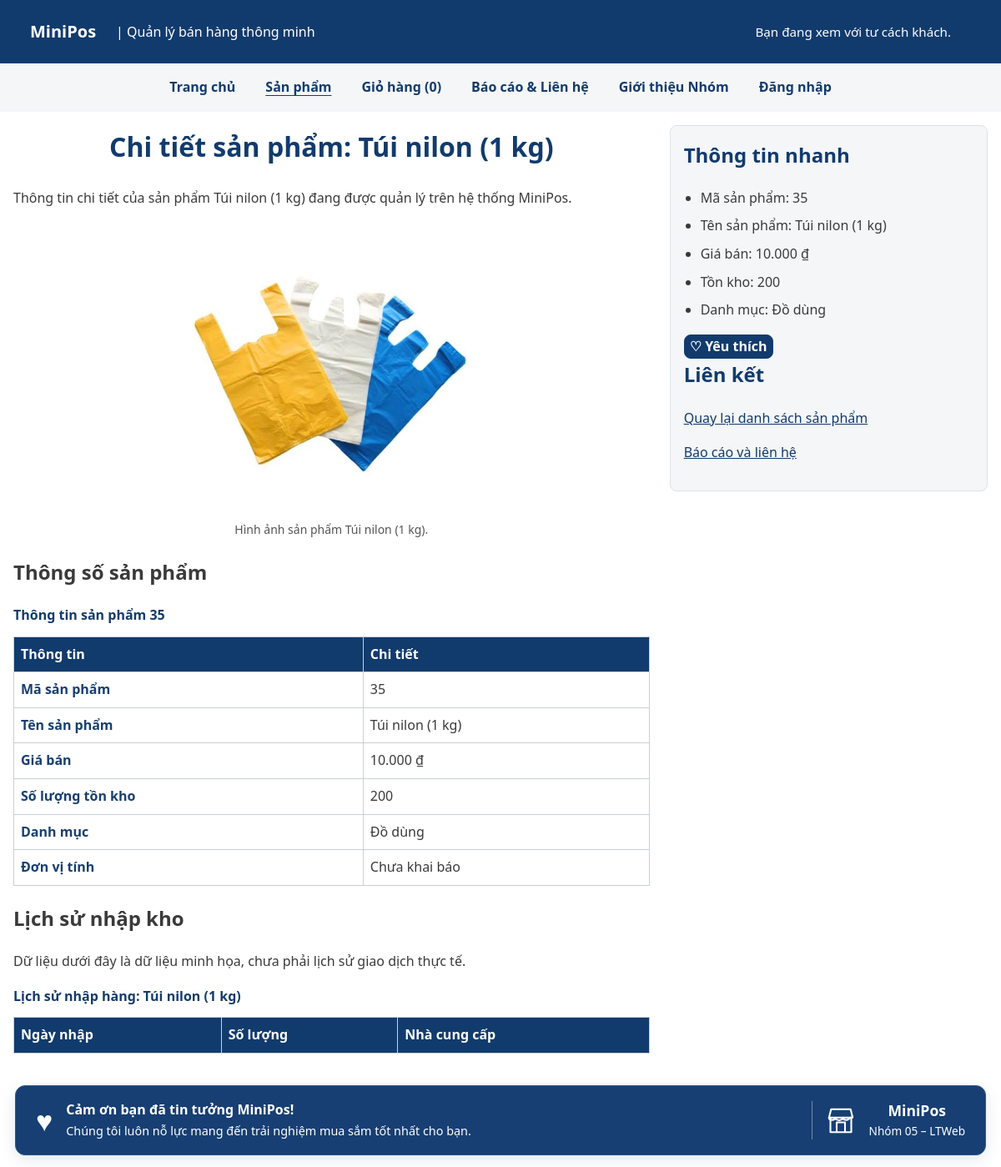
Screenshot of /chi-tiet.php?id=35 with the database file from the repository.
### tables this page shows
CREATE TABLE san_pham (
    id          INT UNSIGNED AUTO_INCREMENT PRIMARY KEY,
    danh_muc_id INT UNSIGNED NOT NULL,
    ten         VARCHAR(200) NOT NULL,
    gia         INT UNSIGNED NOT NULL CHECK (gia >= 1000),       
    ton_kho     INT UNSIGNED NOT NULL DEFAULT 0,
    anh         VARCHAR(255) NULL,                               
    mo_ta       TEXT NULL,
    ngay_tao    DATETIME NOT NULL DEFAULT CURRENT_TIMESTAMP,
    CONSTRAINT fk_san_pham_danh_muc
        FOREIGN KEY (danh_muc_id) REFERENCES danh_muc(id)
);

CREATE TABLE danh_muc (
    id   INT UNSIGNED AUTO_INCREMENT PRIMARY KEY,
    ten  VARCHAR(100) NOT NULL,
    slug VARCHAR(100) NOT NULL,
    UNIQUE KEY uq_danh_muc_slug (slug)
);

### inc/db.php (called while the page is built, shortened)
<?php
function db(): PDO
{
    static $pdo = null;
    if ($pdo === null) {
        $host = getenv('DB_HOST') ?: '127.0.0.1';
        $port = getenv('DB_PORT') ?: '3306';
        $ten  = getenv('DB_NAME') ?: 'ltweb_nhom05';
        $user = getenv('DB_USER') ?: 'root';
        $pass = getenv('DB_PASS') !== false
            ? (string) getenv('DB_PASS')
            : '';
        $pdo = new PDO(
            "mysql:host=$host;port=$port;dbname=$ten;charset=utf8mb4",
            $user,
            $pass,
            [
                PDO::ATTR_ERRMODE            => PDO::ERRMODE_EXCEPTION,
                PDO::ATTR_DEFAULT_FETCH_MODE => PDO::FETCH_ASSOC,
                PDO::ATTR_EMULATE_PREPARES   => false,
            ]
        );
    }
    return $pdo;
}

### src/Data/KhoSanPham.php (called while the page is built, shortened)
<?php
final class KhoSanPham
{
    public function timTheoId(int|string $id): ?SanPham
    {
        $so = $this->laySoNguyenDuong($id);
        $st = $this->db->prepare(self::SELECT . ' WHERE sp.id = ?');
        $st->execute([$so]);
        $dong = $st->fetch();
        return $dong ? SanPham::tuMang($dong) : null;
    }
    private function laySoNguyenDuong(int|string $id): ?int
    {
        $so = filter_var($id, FILTER_VALIDATE_INT, ['options' => ['min_range' => 1]]);
        return $so === false ? null : $so;
    }
}

### src/Models/SanPham.php (called while the page is built, shortened)
<?php
final class SanPham implements JsonSerializable
{
    public static function tuMang(array $d): self
    {
        return new self(
            (int) $d['id'],
            (string) $d['ten'],
            (int) $d['gia'],
            (string) ($d['danh_muc_ten'] ?? ''),
            (int) $d['ton_kho'],
            (string) ($d['anh'] ?? ''),
            (int) ($d['danh_muc_id'] ?? 0),
            (string) ($d['mo_ta'] ?? ''),
            (string) ($d['ngay_tao'] ?? '')
        );
    }
    public function getId(): int
    {
        return $this->id;
    }
    public function getTen(): string
    {
        return $this->ten;
    }
    public function getGia(): int
    {
        return $this->gia;
    }
    public function getDanhMuc(): string
    {
        return $this->danhMuc;
    }
    public function getTonKho(): int
    {
        return $this->tonKho;
    }
    public function getAnh(): string
    {
        return $this->anh;
    }
}

### inc/ham.php (called while the page is built, shortened)
<?php
function e(string|int|float|null $giaTri): string
{
    return htmlspecialchars(
        (string) $giaTri,
        ENT_QUOTES | ENT_SUBSTITUTE,
        'UTF-8'
    );
}
function vnd(int|float $soTien): string
{
    return number_format((float) $soTien, 0, ',', '.') . ' ₫';
}

### chi-tiet.php (the view, shortened to what this page needs)
<?php
$maSanPham = isset($_GET['id']) && is_string($_GET['id'])
    ? trim($_GET['id'])
    : '';
$khoSanPham = new \App\Data\KhoSanPham(db());
$sanPham = $maSanPham !== ''
    ? $khoSanPham->timTheoId($maSanPham)
    : null;
require __DIR__ . '/inc/header.php';
?>
<main class="bao">
    <?php if ($sanPham === null): ?>
        <section>
            <h1>Không tìm thấy sản phẩm</h1>
            <p>Mã sản phẩm không tồn tại hoặc đã bị thay đổi.</p>
            <p>
                <a href="danh-sach.php">Quay lại danh sách sản phẩm</a>
            </p>
        </section>
    <?php else: ?>
        <div class="bo-cuc-chi-tiet">
            <article class="noi-dung-chi-tiet" id="chi-tiet-san-pham">
                <h1>
                    Chi tiết sản phẩm: <?= e($sanPham->getTen()) ?>
                </h1>
                <p>
                    Thông tin chi tiết của sản phẩm
                    <?= e($sanPham->getTen()) ?> đang được quản lý
                    trên hệ thống MiniPos.
                </p>
                <figure>
                    <img
                        id="anh-san-pham"
                        src="<?= e($sanPham->getAnh()) ?>"
                        alt="Hình ảnh <?= e($sanPham->getTen()) ?>"
                        width="350"
                        height="400">
                    <figcaption>
                        Hình ảnh sản phẩm <?= e($sanPham->getTen()) ?>.
                    </figcaption>
                </figure>
                <h2>Thông số sản phẩm</h2>
                <div class="bang-vo">
                    <table>
                        <caption>
                            Thông tin sản phẩm <?= e($sanPham->getId()) ?>
                        </caption>
                        <thead>
                            <tr>
                                <th scope="col">Thông tin</th>
                                <th scope="col">Chi tiết</th>
                            </tr>
                        </thead>
                        <tbody>
                            <tr>
                                <th scope="row">Mã sản phẩm</th>
                                <td><?= e($sanPham->getId()) ?></td>
                            </tr>
                            <tr>
                                <th scope="row">Tên sản phẩm</th>
                                <td><?= e($sanPham->getTen()) ?></td>
                            </tr>
                            <tr>
                                <th scope="row">Giá bán</th>
                                <td><?= e(vnd($sanPham->getGia())) ?></td>
                            </tr>
                            <tr>
                                <th scope="row">Số lượng tồn kho</th>
                                <td><?= e($sanPham->getTonKho()) ?></td>
                            </tr>
                            <tr>
                                <th scope="row">Danh mục</th>
                                <td><?= e($sanPham->getDanhMuc()) ?></td>
                            </tr>
                            <tr>
                                <th scope="row">Đơn vị tính</th>
                                <td>
                                    <?= $sanPham->getId() === 'SP002'
                                        ? 'Chai'
                                        : 'Chưa khai báo' ?>
                                </td>
                            </tr>
                        </tbody>
                    </table>
                </div>
                <h2>Lịch sử nhập kho</h2>
                <p>Dữ liệu dưới đây là dữ liệu minh họa, chưa phải lịch sử giao dịch thực tế.</p>
                <div class="bang-vo">
                    <table>
                        <caption>Lịch sử nhập hàng: <?= e($sanPham->getTen()) ?></caption>
                        <thead>
                            <tr>
                                <th scope="col">Ngày nhập</th>
                                <th scope="col">Số lượng</th>
                                <th scope="col">Nhà cung cấp</th>
                            </tr>
                        </thead>
                    </table>
                </div>
            </article>
            <aside class="thong-tin-phu">
                <h2>Thông tin nhanh</h2>
                <ul id="thong-tin-nhanh">
                    <li>Mã sản phẩm: <?= e($sanPham->getId()) ?></li>
                    <li>Tên sản phẩm: <?= e($sanPham->getTen()) ?></li>
                    <li>Giá bán: <?= e(vnd($sanPham->getGia())) ?></li>
                    <li>Tồn kho: <?= e($sanPham->getTonKho()) ?></li>
                    <li>Danh mục: <?= e($sanPham->getDanhMuc()) ?></li>
                </ul>
                <button
                    type="button"
                    class="nut-yeu-thich"
                    data-yeu-thich="<?= e($sanPham->getId()) ?>"
                    aria-pressed="false">
                </button>
                <h2>Liên kết</h2>
                <p>
                    <a href="danh-sach.php">Quay lại danh sách sản phẩm</a>
                </p>
                <p>
                    <a href="lien-he.php">Báo cáo và liên hệ</a>
                </p>
            </aside>
        </div>
    <?php endif; ?>
</main>
<?php require __DIR__ . '/inc/footer.php'; ?>

### css/style.css (style rules this page uses)
:root { --mau-chinh: #123b6d; --mau-nhan: #ffc72c; --mau-chu: #3a3a3a; --mau-nen: #ffffff; --mau-nen-phu: #f4f6f8; --bo-goc: 8px; --khoang-cach: 16px; --font-size-co-ban: 16px; }
*, *::before, *::after { box-sizing: border-box; }
html { width: 100%; max-width: 100%; overflow-x: hidden; }
body { width: 100%; min-width: 0; max-width: 100%; min-height: 100vh; margin: 0; padding: 0; font-family: system-ui, "Segoe UI", sans-serif; font-size: var(--font-size-co-ban); line-height: 1.6; color: var(--mau-chu); background-color: var(--mau-nen); overflow-x: hidden; }
img { display: block; max-width: 100%; height: auto; }
a { color: var(--mau-chinh); transition: color 0.2s ease; }
body { display: grid; grid-template-areas: "header" "nav" "main" "footer"; grid-template-rows: auto auto 1fr auto; }
main { grid-area: main; width: 100%; max-width: 1200px; min-width: 0; margin: 0 auto; padding: var(--khoang-cach); overflow-x: hidden; }
aside { padding: var(--khoang-cach); }
main h1 { margin-top: 0; margin-bottom: 24px; color: var(--mau-chinh); text-align: center; overflow-wrap: break-word; }
.bang-vo { display: block; width: 100%; max-width: 100%; min-width: 0; overflow-x: auto; }
.bang-vo table { width: 100%; min-width: 650px; border-collapse: collapse; background-color: var(--mau-nen); }
.bang-vo caption { margin-bottom: 12px; color: var(--mau-chinh); font-weight: 600; text-align: left; }
.bang-vo th, .bang-vo td { padding: 8px; border: 1px solid #c7d0d9; text-align: left; }
.bang-vo th { background-color: var(--mau-chinh); color: var(--mau-nen); }
.nut-yeu-thich { display: inline-flex; align-items: center; justify-content: center; border: 1px solid var(--mau-chinh); border-radius: var(--bo-goc); background-color: var(--mau-chinh); color: var(--mau-nen); font: inherit; font-weight: 600; cursor: pointer; }
.bo-cuc-chi-tiet { display: grid; grid-template-columns: 1fr; gap: 24px; min-width: 0; }
.noi-dung-chi-tiet, .thong-tin-phu { min-width: 0; }
.noi-dung-chi-tiet figure { margin: 16px 0; text-align: center; }
.noi-dung-chi-tiet figure img { width: 100%; max-width: 350px; height: auto; margin: 0 auto; object-fit: contain; }
.noi-dung-chi-tiet figcaption { margin-top: 8px; color: #555555; font-size: 14px; }
.thong-tin-phu { padding: 16px; background-color: var(--mau-nen-phu); border: 1px solid #dce2e8; border-radius: var(--bo-goc); }
.thong-tin-phu h2 { margin-top: 0; color: var(--mau-chinh); }
.thong-tin-phu ul { padding-left: 20px; }
.thong-tin-phu li { margin-bottom: 8px; }
.bao { width: 100%; max-width: 1200px; margin: 0 auto; padding: var(--khoang-cach); }
@media (min-width: 360px) { main { padding: 16px; } }
@media (min-width: 360px) { main h1 { font-size: 1.6rem; } }
@media (min-width: 768px) { main { padding: 24px; } }
@media (min-width: 768px) { main h1 { font-size: 2rem; } }
@media (min-width: 768px) { .bo-cuc-chi-tiet { grid-template-columns: minmax(0, 2fr) minmax(220px, 1fr); align-items: start; } }
.bang-vo tbody th[scope="row"] { background-color: #ffffff; color: #173f70; }

### rows the page displays
san_pham: ten "Túi nilon (1 kg)", anh (picture), id "35", gia "10.000 ₫", ton_kho "200", danh_muc.ten "Đồ dùng"

### other values shown
$nhan "Trang chủ"
$nhan "Sản phẩm"
$nhan "Giỏ hàng"
$nhan "Báo cáo & Liên hệ"
$nhan "Giới thiệu Nhóm"
